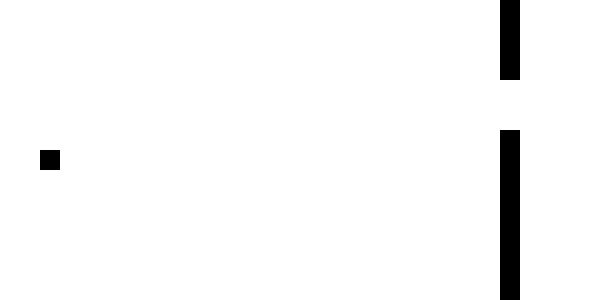
Frame 1 (no input)
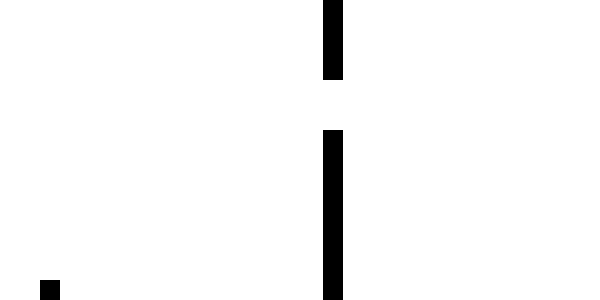
Frame 60 (the mouse pressed at the canvas centre just before this capture)
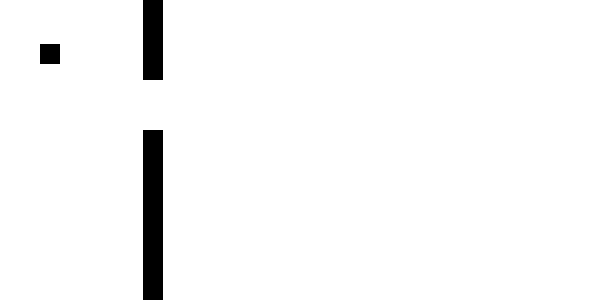
Frame 120 (the mouse held since frame 60 and released just before this capture)

The Processing sketch that drew these frames (run headless with seeded random() and noise(); from frame 60 on, the mouse is pressed at the canvas centre):

// Processing sketch: sketch_251017c
// ── sketch_251017c.pde
int posSpielerX = 40;
int posSpielerY = 150;
int posHindernisX = 500;
int posLochY = 80;
int geschwindigkeitSpieler = 4;
int geschwindigkeitHindernis = 3;

void setup() {
  size(600, 300);
}

void draw() {
  background(255); // Hintergrund in jedem Frame neu zeichnen

  fill(0);
  noStroke();

  // Spieler zeichnen
  square(posSpielerX, posSpielerY, 20);

  // Hindernisse zeichnen
  // Oberer Teil des Hindernisses
  rect(posHindernisX, 0, 20, posLochY);
  // Unterer Teil des Hindernisses
  rect(posHindernisX, posLochY + 50, 20, height - posLochY - 50);

  // Spielerbewegung
  if (mousePressed) {
    posSpielerY -= geschwindigkeitSpieler;
  } else {
    posSpielerY += geschwindigkeitSpieler;
  }

  // Spieler auf dem Bildschirm halten
  if (posSpielerY < 0) {
    posSpielerY = 0;
  }
  if (posSpielerY > height - 20) {
    posSpielerY = height - 20;
  }

  // Hindernisbewegung
  posHindernisX -= geschwindigkeitHindernis;

  // Hindernis am linken Rand zurücksetzen
  if (posHindernisX < -20) {
    posHindernisX = 600;
    posLochY = int(random(50, height - 100)); // Zufällige Position für das Loch
  }

  // Kollisionserkennung
  // Überprüfen, ob der Spieler den oberen oder unteren Teil des Hindernisses berührt
  if (posSpielerX + 20 > posHindernisX && posSpielerX < posHindernisX + 20) {
    if (posSpielerY < posLochY || posSpielerY + 20 > posLochY + 50) {
      print("Kollision erkannt! " + frameCount + "\n");
      // Mögliche Aktion bei Kollision, z.B. Spielende
      noLoop(); // Stoppt die draw()-Schleife
    }
  }
}
